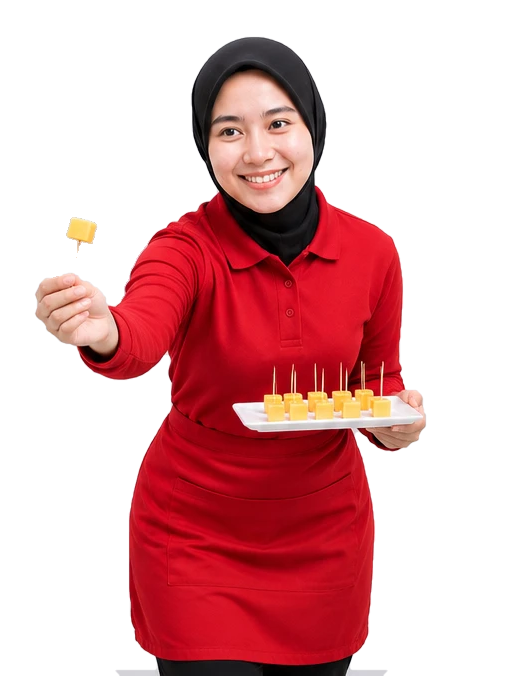
#> input picture projects/prochiz/keyvisual/assets/cutouts/spgai_long_offer.png, 511 x 676 px, given in place of aisle_keju.png, which was not available
$ python anim5.py ../assets/cutouts/spgai_long_offer.png out.png
#> lines starting #> are read from the running program, lines starting #| are printed output that depends on the picture; after the words box and inside, x2 and y2 are one past the last pixel; in counts of white or black regions, pixels touching at a corner belong together
### projects/prochiz/keyvisual/src/render.py
"""Prochiz x editorial key-visual: 5 s test (scene 1 hook + start of scene 2). No bottom caption."""
import math, sys, os, random, subprocess
import numpy as np
from PIL import Image, ImageDraw, ImageFont, ImageFilter, ImageChops

import os as _os
KV = _os.path.dirname(_os.path.dirname(_os.path.abspath(__file__)))   # .../keyvisual
R = KV + "/_work/"           # scratch/output folder (git-ignored)
A = KV + "/assets/"
FONT = KV + "/fonts/"
W, H, FPS = 1080, 1920, 30
IVORY = (230, 225, 210); INK = (37, 38, 39); RED = (166, 47, 47); BLUE = (58, 76, 240); PAPER = (255, 250, 231)   # brand: red #A62F2F, cream #FFFAE7, charcoal #252627

def F(name, size): return ImageFont.truetype(FONT + name, size)
def clamp(x, a=0.0, b=1.0): return max(a, min(b, x))
def prog(t, a, b): return clamp((t - a) / (b - a))
def e_out(x): return 1 - (1 - x) ** 3
def e_in(x): return x ** 3
def e_io(x): return 3 * x * x - 2 * x ** 3
def e_back(x, s=1.9):
    x = clamp(x) - 1
    return 1 + (s + 1) * x ** 3 + s * x ** 2

# ---------------------------------------------------------------- background
def make_bg():
    ys = np.linspace(0, 1, H)[:, None, None]
    top = np.array((233, 228, 213), np.float32); bot = np.array((214, 209, 192), np.float32)
    img = (top * (1 - ys) + bot * ys) * np.ones((1, W, 1), np.float32)
    im = Image.fromarray(img.astype(np.uint8)).convert("RGBA")
    d = ImageDraw.Draw(im)
    step = 108
    for gx in range(step // 2, W, step):
        for gy in range(step // 2, H, step):
            c = (110, 104, 88, 120)
            d.line((gx - 9, gy, gx + 9, gy), fill=c, width=2); d.line((gx, gy - 9, gx, gy + 9), fill=c, width=2)
    return im

# ---------------------------------------------------------------- halftone / duotone
def screen(w, h, cell, ang=45):
    yy, xx = np.mgrid[0:h, 0:w].astype(np.float32)
    a = math.radians(ang)
    u = (xx * math.cos(a) + yy * math.sin(a)) / cell
    v = (-xx * math.sin(a) + yy * math.cos(a)) / cell
    return (np.cos(2 * math.pi * u) + np.cos(2 * math.pi * v)) / 4 + 0.5  # 0..1

def cut_halftone(path, height, keep_red=True, cell=6, mix=0.30, protect_text=False, color=False, fill_holes=False, src=None, polys=None, whitekey=False):
    im = Image.open(path).convert("RGBA")
    if src:   # real RGB from the original photo (cutout colours are lost where alpha was 0)
        rgbim = Image.open(src).convert("RGB"); assert rgbim.size == im.size
        im = Image.merge("RGBA", (*rgbim.split(), im.getchannel("A")))
    if whitekey and src:   # product shots on pure white: key the white out, close and fill so nothing is see-through
        import cv2
        _rgb = np.asarray(Image.open(src).convert("RGB")).astype(np.int16)
        _m = (_rgb.min(axis=2) < 238).astype(np.uint8)
        _m = cv2.morphologyEx(_m, cv2.MORPH_CLOSE, cv2.getStructuringElement(cv2.MORPH_ELLIPSE, (17, 17)))
        _m = cv2.morphologyEx(_m, cv2.MORPH_OPEN, np.ones((5, 5), np.uint8))
        _pad = cv2.copyMakeBorder(_m, 1, 1, 1, 1, cv2.BORDER_CONSTANT, value=0); _ff = (1 - _pad).copy(); _fm = np.zeros((_ff.shape[0] + 2, _ff.shape[1] + 2), np.uint8)
        cv2.floodFill(_ff, _fm, (0, 0), 2); _m = np.where(_ff[1:-1, 1:-1] == 1, 1, _m).astype(np.uint8)
        _n, _l, _st, _ = cv2.connectedComponentsWithStats(_m)
        _keep = np.zeros_like(_m)
        for _k in range(1, _n):
            if _st[_k, cv2.CC_STAT_AREA] > 0.02 * _m.size: _keep[_l == _k] = 1
        _a = cv2.GaussianBlur(_keep.astype(np.float32), (0, 0), 1.3)
        im = Image.merge("RGBA", (*Image.open(src).convert("RGB").split(), Image.fromarray((np.clip((_a - 0.2) / 0.6, 0, 1) * 255).astype(np.uint8))))
    if polys:   # manual silhouette repairs (source-photo coordinates) where subject colour == backdrop colour (white shirts)
        _al = im.getchannel("A"); _d = ImageDraw.Draw(_al)
        for poly in polys: _d.polygon(poly, fill=255)
        im.putalpha(_al)
    im = im.crop(im.getchannel("A").getbbox())
    w = int(im.width * height / im.height)
    # resize colour and alpha separately (RGBA resize premultiplies and zeroes the colour where alpha = 0)
    _rgb = Image.merge("RGB", im.split()[:3]).resize((w, height), Image.LANCZOS)
    _a = im.getchannel("A").resize((w, height), Image.LANCZOS)
    im = Image.merge("RGBA", (*_rgb.split(), _a))
    a = np.asarray(im).astype(np.float32)
    if fill_holes:   # the auto-cutout punched holes / bites where the subject resembled the photo background: restore them from the real photo colours
        import cv2
        al0 = a[..., 3]
        m = (al0 > 40).astype(np.uint8)
        # background colour of the studio backdrop = median of pixels the cutout removed completely
        bgpix = a[..., :3][al0 < 5]
        bgc = np.median(bgpix, axis=0) if len(bgpix) > 500 else np.array([215, 215, 220], np.float32)
        far = (np.abs(a[..., :3] - bgc).max(axis=2) > 15)                  # pixel colour clearly differs from the backdrop
        closed = cv2.morphologyEx(m, cv2.MORPH_CLOSE, cv2.getStructuringElement(cv2.MORPH_ELLIPSE, (41, 41))) > 0
        restore = closed & (m == 0) & far                                   # bites/holes inside the silhouette that are NOT backdrop
        # enclosed holes of any colour, if small (lettering), also restored
        pad = cv2.copyMakeBorder(m, 1, 1, 1, 1, cv2.BORDER_CONSTANT, value=0)
        ff = (1 - pad).copy(); fm = np.zeros((ff.shape[0] + 2, ff.shape[1] + 2), np.uint8)
        cv2.floodFill(ff, fm, (0, 0), 2)
        holes = (ff[1:-1, 1:-1] == 1).astype(np.uint8)
        nh, lh, sth, _ = cv2.connectedComponentsWithStats(holes, connectivity=8)
        for k in range(1, nh):
            if sth[k, cv2.CC_STAT_AREA] < 9000 and sth[k, cv2.CC_STAT_HEIGHT] < 130: restore |= (lh == k)
        a[..., 3] = np.where(restore, 255, a[..., 3])
        m2 = (a[..., 3] > 40).astype(np.uint8)
        inner = cv2.erode(m2, np.ones((9, 9), np.uint8)) > 0                # solidify semi-transparent interior
        a[..., 3] = np.where(inner, 255, a[..., 3])
    rgb, al = a[..., :3], a[..., 3] / 255
    lum = (rgb @ np.array([0.299, 0.587, 0.114], np.float32)) / 255
    lum = np.clip((lum - 0.08) / 0.85, 0, 1) ** 1.05
    tone = INK[0] + (240 - INK[0]) * lum
    out = np.dstack([tone, tone, tone])
    if keep_red:
        ratio = np.minimum(rgb[..., 1], rgb[..., 2]) / np.maximum(rgb[..., 0], 1)   # skin ~0.6-0.8, red cloth <0.4
        redness = np.clip((0.36 - ratio) / 0.10, 0, 1) * (rgb[..., 0] > 60)
        shade = 0.55 + 0.6 * lum
        redc = np.dstack([RED[0] * shade, RED[1] * shade, RED[2] * shade])
        out = out * (1 - redness[..., None]) + np.clip(redc, 0, 255) * redness[..., None]
    sc = screen(w, height, cell)
    if color:
        orig = np.clip((rgb - 128) * 1.05 + 128, 0, 255)
        dots_c = (lum > (1 - sc) * 0.9).astype(np.float32)
        gray_c = np.where(dots_c[..., None] > 0, 246, 20)
        kk = (mix * np.clip((0.70 - lum) / 0.55, 0, 1))[..., None]      # only a hint of print texture, in the shadows
        res = np.dstack([np.clip(orig * (1 - kk) + gray_c * kk, 0, 255), al * 255]).astype(np.uint8)
        return Image.fromarray(res, "RGBA")
    dots = (lum > (1 - sc) * 0.9).astype(np.float32)  # halftone threshold
    gray_ht = np.where(dots[..., None] > 0, 245, 22)
    protect = np.zeros((height, w), np.float32)
    if keep_red:
        protect = (redness > 0.5).astype(np.float32)          # solid red areas: no dots
    if protect_text:
        # clothing (closure of the red areas incl. the white sash lettering) keeps its original, crisp photo colours
        cloth = (ratio < 0.2) & (rgb[..., 0] > 60)
        rm = Image.fromarray((cloth * 255).astype(np.uint8))
        filled = np.asarray(rm.filter(ImageFilter.MaxFilter(61)).filter(ImageFilter.MinFilter(61))) > 127
        keep = np.asarray(Image.fromarray((filled * 255).astype(np.uint8)).filter(ImageFilter.GaussianBlur(1.0))).astype(np.float32) / 255
        orig = np.clip((rgb - 128) * 1.06 + 128, 0, 255)
        out = out * (1 - keep[..., None]) + orig * keep[..., None]
        protect = np.maximum(protect, keep)
    # soften dots on skin/highlights so faces stay clean: dots only really bite in the shadows
    shadow_w = np.clip((0.75 - lum) / 0.55, 0, 1)
    k = mix * shadow_w * (1 - protect)
    out = out * (1 - k[..., None]) + gray_ht * k[..., None]
    res = np.dstack([np.clip(out, 0, 255), al * 255]).astype(np.uint8)
    return Image.fromarray(res, "RGBA")

def duotone_card(path, width, dark, light, border=16, shadow=True):
    im = Image.open(path).convert("RGB")
    h = int(im.height * width / im.width)
    im = im.resize((width, h), Image.LANCZOS)
    lum = np.asarray(im.convert("L")).astype(np.float32) / 255
    lum = np.clip((lum - 0.05) / 0.9, 0, 1)
    sc = screen(width, h, 5)
    lum = lum * 0.8 + 0.2 * (lum > (1 - sc) * 0.95)
    d = np.array(dark, np.float32); l = np.array(light, np.float32)
    col = d + (l - d) * lum[..., None]
    ph = Image.fromarray(col.astype(np.uint8)).convert("RGBA")
    card = Image.new("RGBA", (width + 2 * border, h + 2 * border + 6), PAPER + (255,))
    card.alpha_composite(ph, (border, border))
    if shadow:
        pad = 50
        sh = Image.new("RGBA", (card.width + 2 * pad, card.height + 2 * pad), (0, 0, 0, 0))
        m = Image.new("L", sh.size, 0); ImageDraw.Draw(m).rectangle((pad, pad + 14, pad + card.width, pad + card.height + 14), fill=110)
        m = m.filter(ImageFilter.GaussianBlur(18))
        sh.putalpha(m); sh.alpha_composite(card, (pad, pad)); sh.info['sh'] = 1
        return sh
    return card

# [26 lines left out: functions chip, text_img, stamp, not called in this run]

# ---------------------------------------------------------------- assets (built once, inherited by workers)
BG = make_bg()
F_H = F("Anton.ttf", 150); F_H3 = F("Anton.ttf", 136); F_H2 = F("Anton.ttf", 132); F_M = F("SpaceMono-Bold.ttf", 28); F_ST = F("Anton.ttf", 76)
CARD_KEJU = duotone_card(A + "aisle/aisle_keju.png", 900, (14, 22, 96), (226, 232, 255))
#> in duotone_card, `sh = Image.new("RGBA", (card.width + 2 * pad, card.height + 2 * pad), ..`: sh: PIL image 1032x1328 RGBA; every value is 0
#> in duotone_card, `m = Image.new('L', sh.size, 0)`: m: PIL image 1032x1328 L; every value is 0
#> in duotone_card, `ImageDraw.Draw(m).rectangle((pad, pad + 14, pad + card.width, pad + ca`:
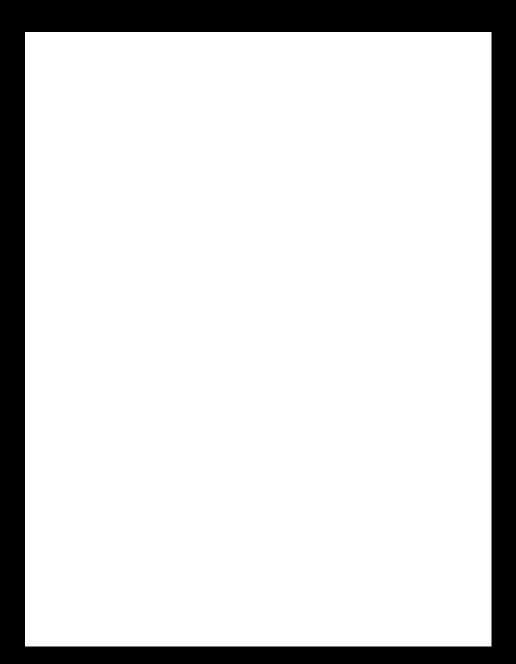
#> m: PIL image 1032x1328 L (shown at 1/2 size); values 0 (black) and 110 (white), 83.7% white; 1 black region, box (x1, y1, x2, y2) and area: (0, 0, 1032, 1328) 223839
CARD_ROTI = duotone_card(A + "aisle/aisle_roti.png", 820, (60, 12, 8), (252, 228, 214))
#> call 2 of duotone_card, with width = 820, dark = (60, 12, 8), light = (252, 228, 214), border = 16, shadow = True
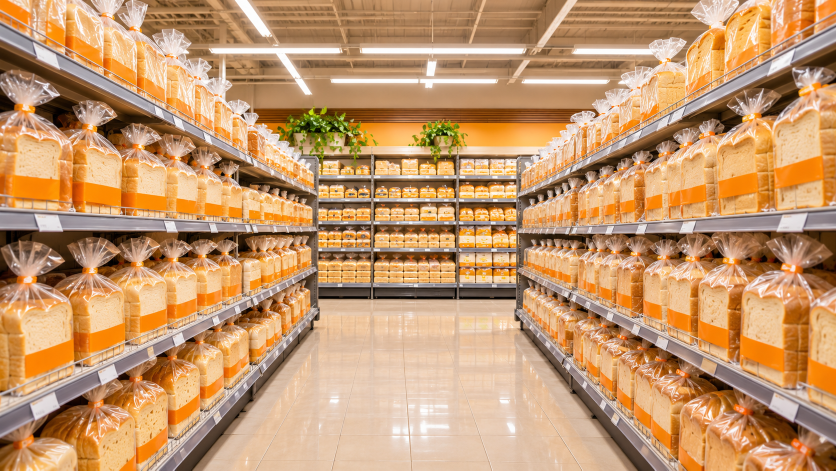
#> input picture projects/prochiz/keyvisual/assets/aisle/aisle_roti.png, 1672 x 941 px (shown at 1/2 size)
#> in duotone_card, im is the input picture: PIL image 1672x941 RGB; mean R, G, B 196.6, 151.9, 109.4
#> in duotone_card (call 2), `sh = Image.new("RGBA", (card.width + 2 * pad, card.height + 2 * pad), ..`: sh: PIL image 952x599 RGBA; every value is 0
#> in duotone_card (call 2), `m = Image.new('L', sh.size, 0)`: m: PIL image 952x599 L; every value is 0
#> in duotone_card (call 2), `ImageDraw.Draw(m).rectangle((pad, pad + 14, pad + card.width, pad + ca`: m: PIL image 952x599 L; values 0 (black) and 110 (white), 74.8% white; 1 black region, box (x1, y1, x2, y2) and area: (0, 0, 952, 599) 143748
#> in duotone_card (call 2), `sh.alpha_composite(card, (pad, pad))`:
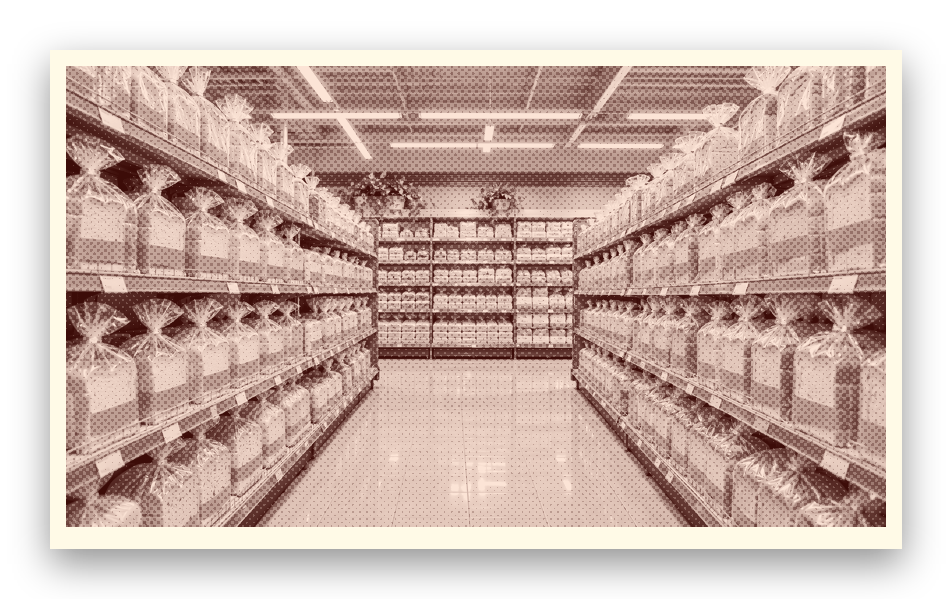
#> sh: PIL image 952x599 RGBA; mean R, G, B, A 143.9, 122.1, 113.5, 194.7; transparent parts drawn white
SPG = cut_halftone(A + "cutouts/spg1.png", 1040, cell=4, mix=0.10, color=True, fill_holes=True, src=A + "originals/SPG-1 menyapa.png")
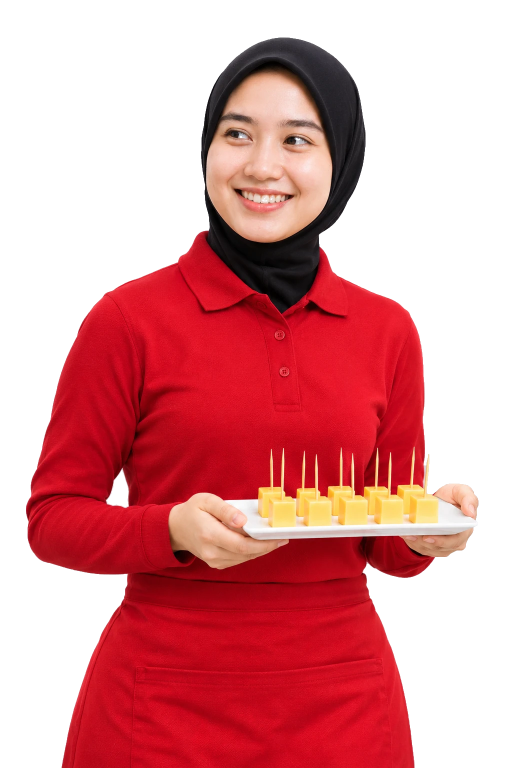
#> input picture projects/prochiz/keyvisual/assets/cutouts/spgai_long_tray_half.png, 1024 x 1536 px, given in place of spg1.png, which was not available (shown at 1/2 size)
#> in cut_halftone, im is the input picture: PIL image 1024x1536 RGBA; mean R, G, B, A 199.7, 124.4, 130.9, 131.7
#> in cut_halftone, `im = Image.merge("RGBA", (*_rgb.split(), _a))`:
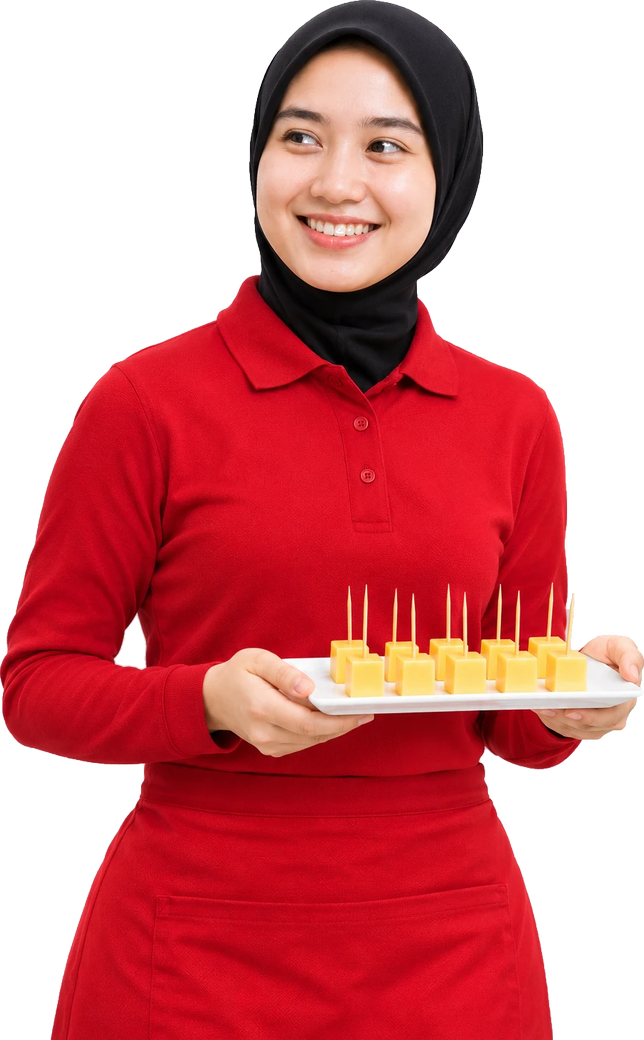
#> im: PIL image 644x1040 RGBA; mean R, G, B, A 197.2, 107.9, 114.6, 156.6; transparent parts drawn white
#> in cut_halftone, `m = (al0 > 40).astype(np.uint8)`:
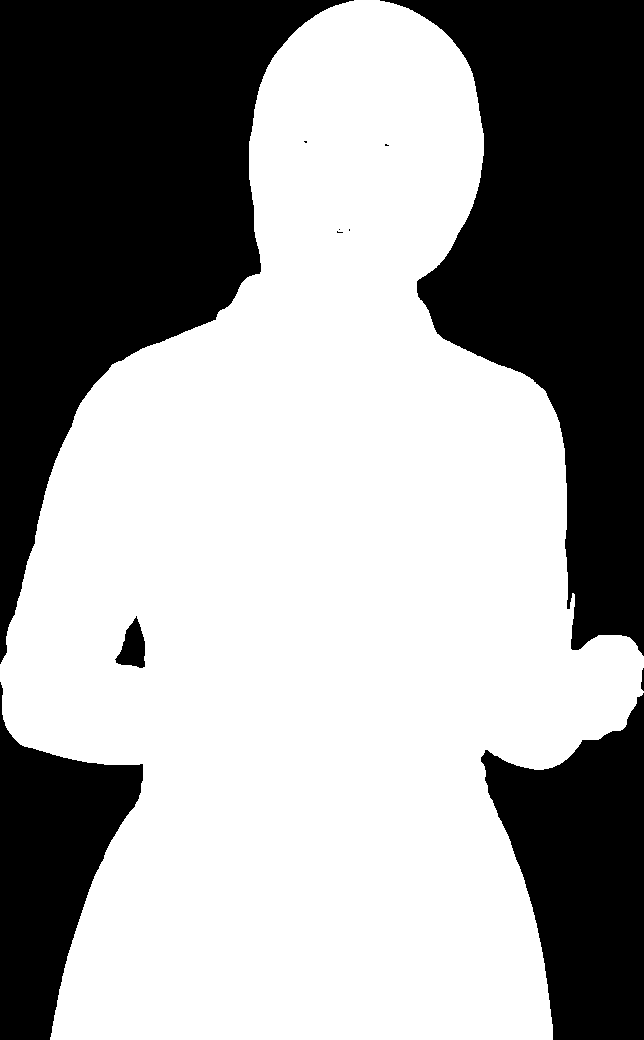
#> m: shape (1040, 644); values 0 (black) and 1 (white), 61.6% white; 11 black regions (5 under 20 px), largest, box (x1, y1, x2, y2) and area: (0, 0, 354, 664) 103773, (380, 0, 644, 656) 90739, (481, 693, 644, 1040) 35294, (0, 682, 143, 1040) 26479, (115, 616, 145, 668) 917, (641, 668, 644, 691) 50
#> in cut_halftone, `bgc = np.median(bgpix, axis=0) if len(bgpix) > 500 else np.array([215,..`: bgc = [214, 212, 218]
#> in cut_halftone, `far = (np.abs(a[..., :3] - bgc).max(axis=2) > 15)`: far: shape (1040, 644) bool; 61.6% white; 27 black regions (10 under 20 px), largest, box (x1, y1, x2, y2) and area: (0, 0, 354, 663) 103436, (380, 0, 644, 656) 90438, (481, 668, 644, 1040) 35120
#> in cut_halftone, `closed = cv2.morphologyEx(m, cv2.MORPH_CLOSE, cv2.getStructuringElemen..`: closed: shape (1040, 644) bool; 62.1% white; 4 black regions, box (x1, y1, x2, y2) and area: (0, 0, 322, 608) 103010, (416, 0, 644, 643) 89934, (488, 716, 644, 1040) 34657, (0, 733, 141, 1040) 26156
#> in cut_halftone, `restore = closed & (m == 0) & far`: restore: shape (1040, 644) bool; 0.03% white in thin lines or dots, all inside (x1, y1, x2, y2) = (0, 1, 642, 938)
#> in cut_halftone, `pad = cv2.copyMakeBorder(m, 1, 1, 1, 1, cv2.BORDER_CONSTANT, value=0)`: pad: shape (1042, 646); values 0 (black) and 1 (white), 61.3% white; 7 black regions (5 under 20 px), largest, box (x1, y1, x2, y2) and area: (0, 0, 646, 1042) 259707, (116, 617, 146, 669) 917
#> in cut_halftone, `cv2.floodFill(ff, fm, (0, 0), 2)`:
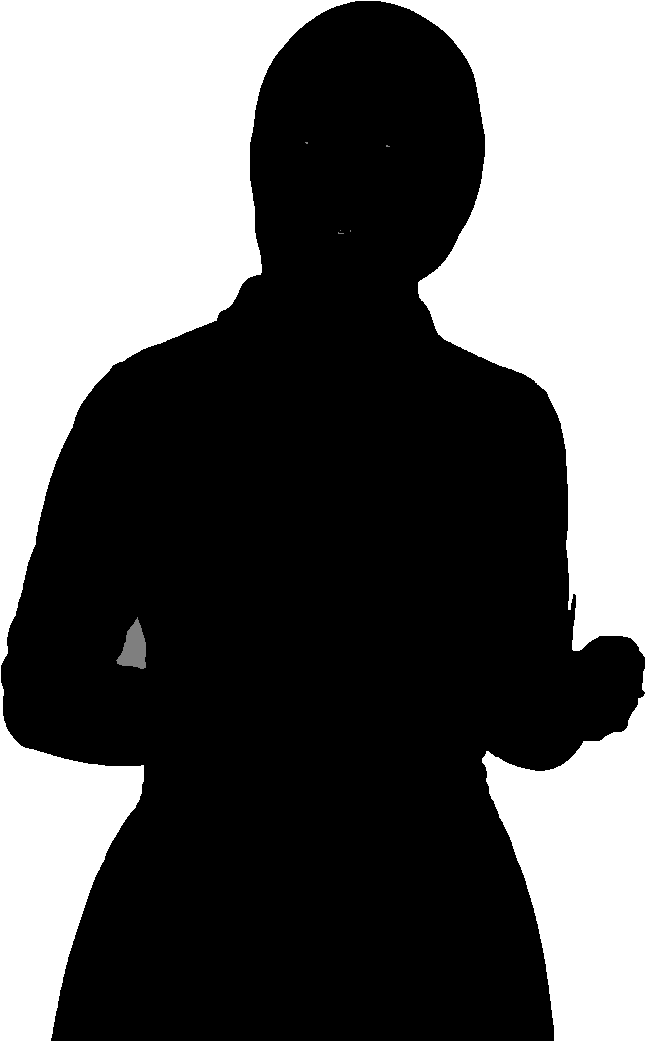
#> ff: shape (1042, 646); min 0, max 2, mean 0.773; drawn with min black and max white
#> in cut_halftone, `nh, lh, sth, _ = cv2.connectedComponentsWithStats(holes, connectivity=8)`: nh = 7; sth = [[0, 0, 644, 1040, 668822], [304, 141, 3, 2, 5], [385, 144, 4, 2, 6], [339, 229, 1, 1, 1], [349, 229, 1, 2, 2], [337, 231, 6, 2, 7], [115, 616, 30, 52, 917]]
CUST = [cut_halftone(A + "cutouts/cust2.png", 640, keep_red=True, cell=5)]
CHIP_KEJU = chip("RAK KEJU  ·  SUPERMARKET", F_M)
CHIP_ROTI = chip("RAK ROTI TAWAR  ·  SUPERMARKET", F_M, bg=RED)
CHIP_TOP = chip("STRATEGI GERILYA  /  PROCHIZ", F_M, bg=INK)
STAMP_KOMP = stamp("DIKUASAI KOMPETITOR", BLUE, F_ST)
CHIP_SPG = chip("+ SPG PROCHIZ", F_M, bg=RED)

def words_img(words_colors, font, line_h):
    imgs = [(text_img(w, font, c), c) for w, c in words_colors]
    return imgs

# [25 lines left out: functions paste, headline, not called in this run]

# ---------------------------------------------------------------- scene timeline
T_B = 1.95   # hook part 2 (Prochiz menyerang)
T_C = 3.90   # scene 2

# [96 lines left out: functions shake, draw_scene2, frame, not called in this run]

def _work(i):
    return i, frame(i).tobytes()

# [20 lines that do not run on import are left out]

### projects/prochiz/keyvisual/src/anim5.py
"""Prochiz v4: animate the storyboard layouts (board.py). Every drawing call becomes a staggered entrance."""
import sys, os, math, subprocess, functools
sys.path.insert(0, os.path.dirname(os.path.abspath(__file__)))
import numpy as np
from PIL import Image, ImageDraw
#> (the run stopped early here; a loop or call above may not have finished)
